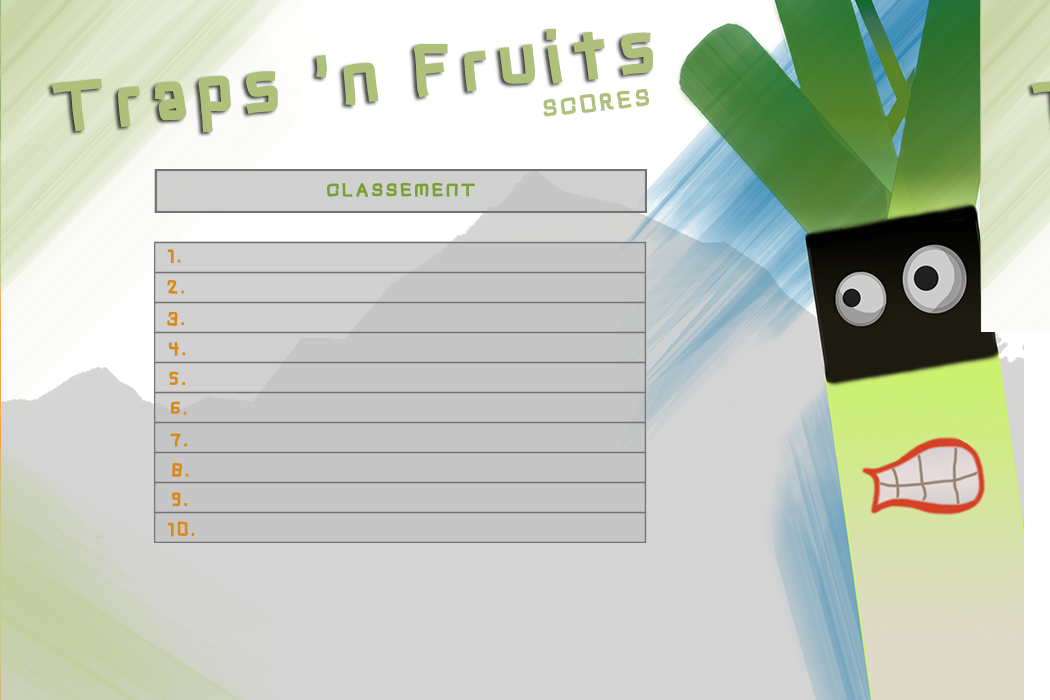

A level layout from a 2D game, rendered from its tile map. Below: a short description, then the map file with its tile-grid data intact:
An orthogonal 15x10 tile map with 70x70 px tiles, 1 tile layer (Calque de Tile 1).

<map version="1.0" orientation="orthogonal" width="15" height="10" tilewidth="70" tileheight="70">
 <tileset firstgid="1" name="scaff" tilewidth="70" tileheight="70">
  <image source="../images/scaff.png" width="1100" height="768" />
 </tileset>
 <layer name="Calque de Tile 1" width="15" height="10">
  <data>
   <tile gid="15" />
   <tile gid="2" />
   <tile gid="3" />
   <tile gid="4" />
   <tile gid="5" />
   <tile gid="6" />
   <tile gid="7" />
   <tile gid="8" />
   <tile gid="9" />
   <tile gid="10" />
   <tile gid="11" />
   <tile gid="12" />
   <tile gid="13" />
   <tile gid="14" />
   <tile gid="15" />
   <tile gid="30" />
   <tile gid="17" />
   <tile gid="18" />
   <tile gid="19" />
   <tile gid="20" />
   <tile gid="21" />
   <tile gid="22" />
   <tile gid="23" />
   <tile gid="24" />
   <tile gid="25" />
   <tile gid="26" />
   <tile gid="27" />
   <tile gid="28" />
   <tile gid="29" />
   <tile gid="30" />
   <tile gid="31" />
   <tile gid="32" />
   <tile gid="33" />
   <tile gid="34" />
   <tile gid="35" />
   <tile gid="36" />
   <tile gid="37" />
   <tile gid="38" />
   <tile gid="39" />
   <tile gid="40" />
   <tile gid="41" />
   <tile gid="42" />
   <tile gid="43" />
   <tile gid="44" />
   <tile gid="45" />
   <tile gid="46" />
   <tile gid="47" />
   <tile gid="48" />
   <tile gid="49" />
   <tile gid="50" />
   <tile gid="51" />
   <tile gid="52" />
   <tile gid="53" />
   <tile gid="54" />
   <tile gid="55" />
   <tile gid="56" />
   <tile gid="57" />
   <tile gid="58" />
   <tile gid="59" />
   <tile gid="60" />
   <tile gid="61" />
   <tile gid="62" />
   <tile gid="63" />
   <tile gid="64" />
   <tile gid="65" />
   <tile gid="66" />
   <tile gid="67" />
   <tile gid="68" />
   <tile gid="69" />
   <tile gid="70" />
   <tile gid="71" />
   <tile gid="72" />
   <tile gid="73" />
   <tile gid="74" />
   <tile gid="75" />
   <tile gid="76" />
   <tile gid="77" />
   <tile gid="78" />
   <tile gid="79" />
   <tile gid="80" />
   <tile gid="81" />
   <tile gid="82" />
   <tile gid="83" />
   <tile gid="84" />
   <tile gid="85" />
   <tile gid="86" />
   <tile gid="87" />
   <tile gid="88" />
   <tile gid="89" />
   <tile gid="90" />
   <tile gid="91" />
   <tile gid="92" />
   <tile gid="93" />
   <tile gid="94" />
   <tile gid="95" />
   <tile gid="96" />
   <tile gid="97" />
   <tile gid="98" />
   <tile gid="99" />
   <tile gid="100" />
   <tile gid="101" />
   <tile gid="102" />
   <tile gid="103" />
   <tile gid="104" />
   <tile gid="105" />
   <tile gid="106" />
   <tile gid="107" />
   <tile gid="108" />
   <tile gid="109" />
   <tile gid="110" />
   <tile gid="111" />
   <tile gid="112" />
   <tile gid="113" />
   <tile gid="114" />
   <tile gid="115" />
   <tile gid="116" />
   <tile gid="117" />
   <tile gid="118" />
   <tile gid="119" />
   <tile gid="120" />
   <tile gid="121" />
   <tile gid="122" />
   <tile gid="123" />
   <tile gid="124" />
   <tile gid="125" />
   <tile gid="126" />
   <tile gid="127" />
   <tile gid="128" />
   <tile gid="129" />
   <tile gid="130" />
   <tile gid="131" />
   <tile gid="132" />
   <tile gid="133" />
   <tile gid="134" />
   <tile gid="135" />
   <tile gid="136" />
   <tile gid="137" />
   <tile gid="138" />
   <tile gid="139" />
   <tile gid="140" />
   <tile gid="141" />
   <tile gid="142" />
   <tile gid="143" />
   <tile gid="144" />
   <tile gid="145" />
   <tile gid="146" />
   <tile gid="147" />
   <tile gid="148" />
   <tile gid="149" />
   <tile gid="150" />
  </data>
 </layer>
</map>